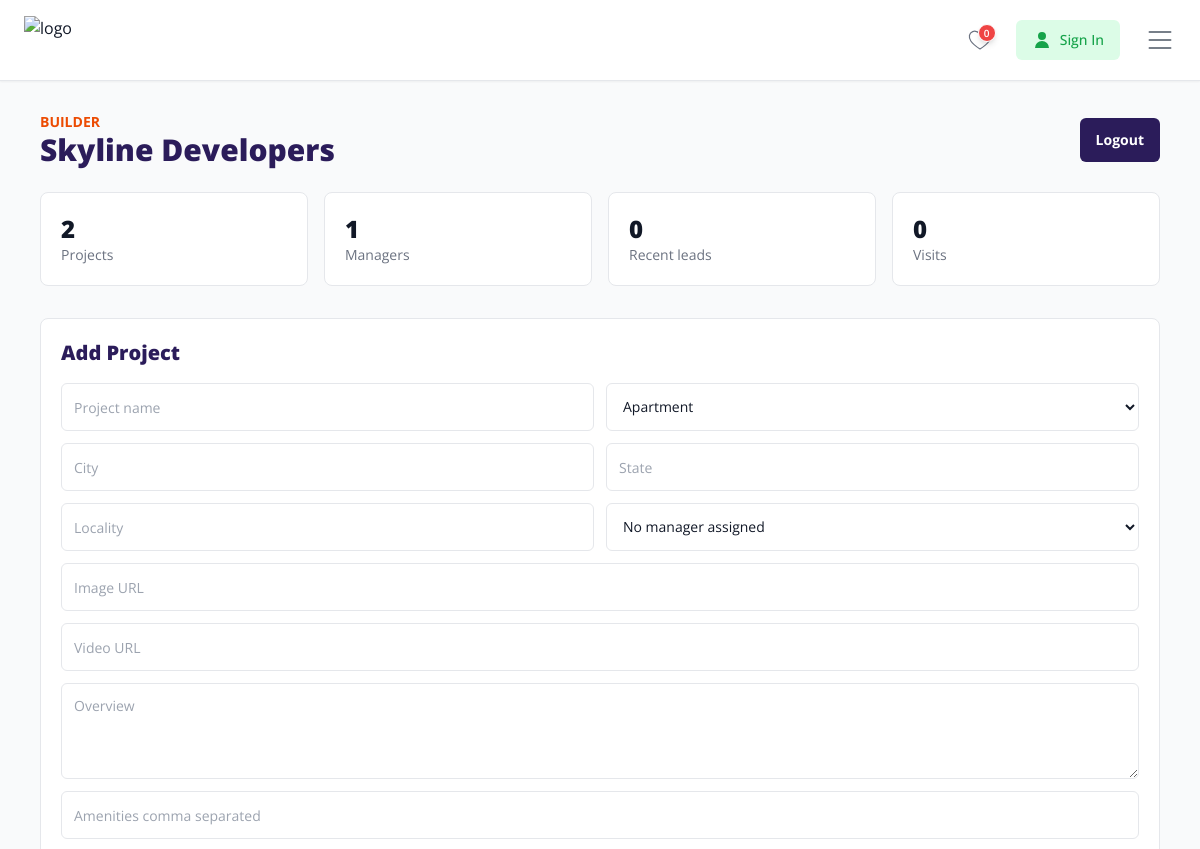
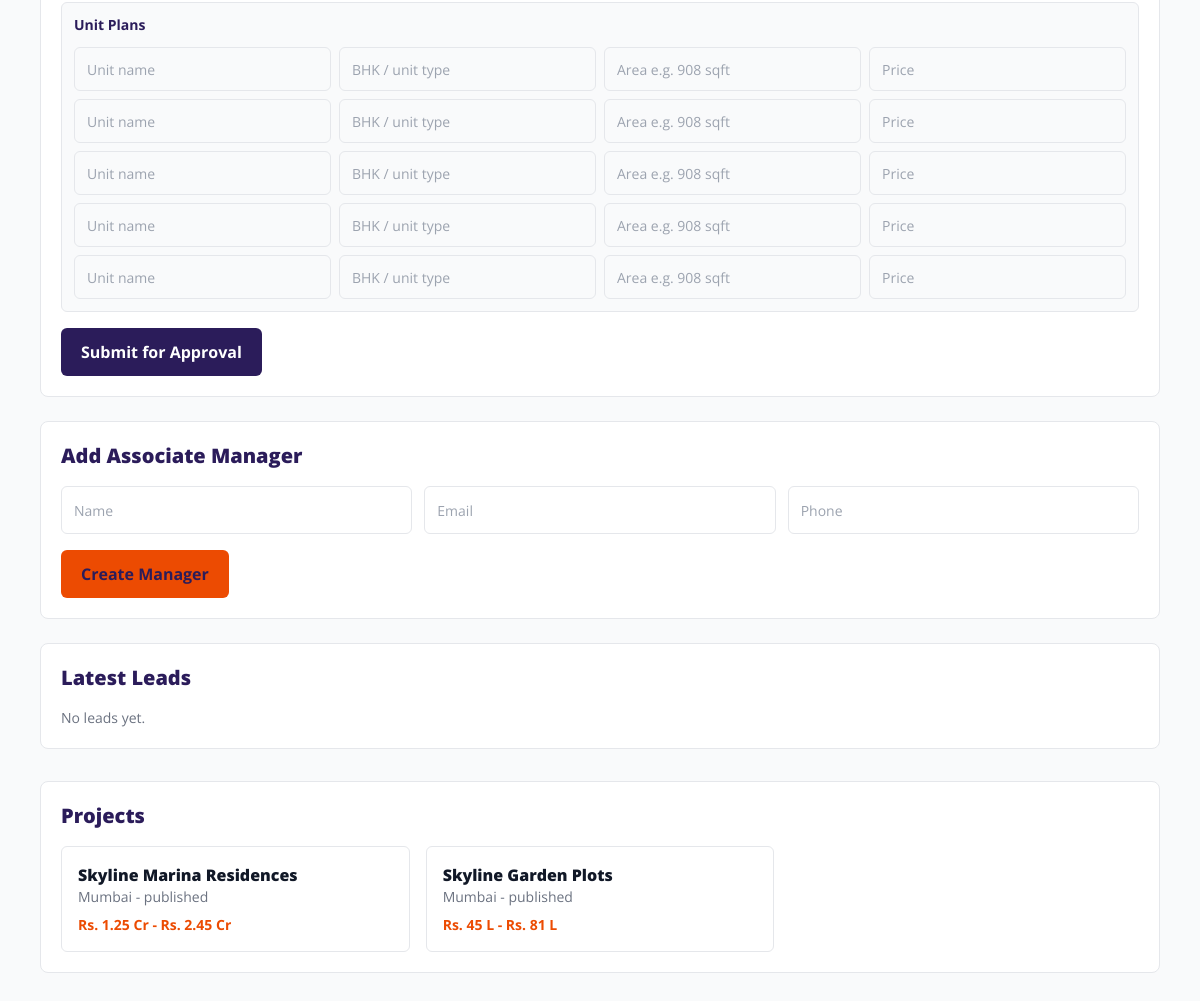
The page /builder/ (signed in) on the database its author committed (2 pictures, top to bottom).
### tables this page shows
CREATE TABLE projects (

    id BIGINT UNSIGNED AUTO_INCREMENT PRIMARY KEY,

    uuid CHAR(36) NOT NULL UNIQUE,

    builder_id BIGINT UNSIGNED NOT NULL,

    assigned_manager_id BIGINT UNSIGNED DEFAULT NULL,

    category_id BIGINT UNSIGNED DEFAULT NULL,

    project_type ENUM(
        'Apartment',
        'Plot',
        'Villa',
        'Commercial'
    ) NOT NULL,

    project_name VARCHAR(255) NOT NULL,

    slug VARCHAR(255) NOT NULL UNIQUE,

    project_code VARCHAR(100) DEFAULT NULL,

    rera_number VARCHAR(100) DEFAULT NULL,

    city VARCHAR(100) NOT NULL,

    state VARCHAR(100) NOT NULL,

    locality VARCHAR(150) DEFAULT NULL,

    address TEXT DEFAULT NULL,

    latitude DECIMAL(10,8) DEFAULT NULL,

    longitude DECIMAL(11,8) DEFAULT NULL,

    overview LONGTEXT DEFAULT NULL,

    location_details LONGTEXT DEFAULT NULL,

    pros LONGTEXT DEFAULT NULL,

    cons LONGTEXT DEFAULT NULL,

    amenities LONGTEXT DEFAULT NULL,

    legal_details LONGTEXT DEFAULT NULL,

    litigation_details LONGTEXT DEFAULT NULL,

    bank_details LONGTEXT DEFAULT NULL,

    payment_scheme LONGTEXT DEFAULT NULL,

    brochure_file VARCHAR(255) DEFAULT NULL,

    thumbnail_image VARCHAR(255) DEFAULT NULL,

    featured_image VARCHAR(255) DEFAULT NULL,

    youtube_video_link TEXT DEFAULT NULL,

    total_towers INT DEFAULT 0,

    total_units INT DEFAULT 0,

    total_floors INT DEFAULT 0,

    total_area VARCHAR(100) DEFAULT NULL,

    possession_date DATE DEFAULT NULL,

    launch_date DATE DEFAULT NULL,

    meta_title VARCHAR(255) DEFAULT NULL,

    meta_keywords TEXT DEFAULT NULL,

    meta_description TEXT DEFAULT NULL,

    total_views BIGINT DEFAULT 0,

    total_wishlist BIGINT DEFAULT 0,

    total_inquiries BIGINT DEFAULT 0,

    is_featured TINYINT(1) DEFAULT 0,

    is_verified TINYINT(1) DEFAULT 0,

    project_status ENUM(
        'Upcoming',
        'Ongoing',
        'Completed'
    ) DEFAULT 'Upcoming',

    status ENUM(
        'draft',
        'pending',
        'published',
        'rejected'
    ) DEFAULT 'draft',

    created_at TIMESTAMP DEFAULT CURRENT_TIMESTAMP,

    updated_at TIMESTAMP DEFAULT CURRENT_TIMESTAMP
    ON UPDATE CURRENT_TIMESTAMP,

    deleted_at TIMESTAMP NULL DEFAULT NULL,

    FOREIGN KEY (builder_id)
    REFERENCES builders(id)
    ON DELETE CASCADE,

    FOREIGN KEY (assigned_manager_id)
    REFERENCES associate_managers(id)
    ON DELETE SET NULL,

    FOREIGN KEY (category_id)
    REFERENCES project_categories(id)
    ON DELETE SET NULL,

    INDEX idx_project_city(city),
    INDEX idx_project_status(status),
    INDEX idx_project_type(project_type),
    FULLTEXT(project_name, overview)

);

### config/database.php (called while the page is built, shortened)
<?php
function e($string)
{
    return htmlspecialchars(
        $string,
        ENT_QUOTES,
        'UTF-8'
    );
}
function formatCurrency($amount)
{
    $amount = (float)$amount;
    if ($amount >= 10000000) {
        return 'Rs. ' . rtrim(rtrim(number_format($amount / 10000000, 2), '0'), '.') . ' Cr';
    }
    if ($amount >= 100000) {
        return 'Rs. ' . rtrim(rtrim(number_format($amount / 100000, 2), '0'), '.') . ' L';
    }
    return 'Rs. ' . number_format($amount, 0);
}

### includes/app_helpers.php (called while the page is built, shortened)
<?php
require_once __DIR__ . '/db_connect.php';
function projectPriceRange($project, $unitPlans = [])
{
    $prices = [];
    if (empty($prices) && !empty($project['id'])) {
        global $pdo;
        $stmt = $pdo->prepare("
            SELECT MIN(price) AS min_price, MAX(price) AS max_price
            FROM project_unit_plans
            WHERE project_id = ? AND price > 0
        ");
        $stmt->execute([(int)$project['id']]);
        $row = $stmt->fetch();
        if ($row && (float)$row['min_price'] > 0) {
            $min = (float)$row['min_price'];
            $max = (float)$row['max_price'];
            if ($max > $min) {
                return formatCurrency($min) . ' - ' . formatCurrency($max);
            }
            return formatCurrency($min);
        }
        return 'Price on request';
    }
    return 'Price on request';
}
function tableCount($table, $where = '1=1', $params = [])
{
    global $pdo;
    $stmt = $pdo->prepare("SELECT COUNT(*) AS total FROM {$table} WHERE {$where}");
    $stmt->execute($params);
    $row = $stmt->fetch();
    return (int)($row['total'] ?? 0);
}

### builder/index.php (the view, shortened to what this page needs)
<?php
require_once __DIR__ . '/../includes/app_helpers.php';
$builderId = (int)$_SESSION['builder_id'];
$managers = $pdo->prepare('SELECT * FROM associate_managers WHERE builder_id = ? ORDER BY created_at DESC');
$managers->execute([$builderId]);
$managers = $managers->fetchAll();
$projects = $pdo->prepare('SELECT * FROM projects WHERE builder_id = ? AND deleted_at IS NULL ORDER BY created_at DESC');
$projects->execute([$builderId]);
$projects = $projects->fetchAll();
$leads = $pdo->prepare("
    SELECT i.*, p.project_name
    FROM inquiries i
    INNER JOIN projects p ON p.id = i.project_id
    WHERE i.builder_id = ?
    ORDER BY i.created_at DESC
    LIMIT 10
");
$leads->execute([$builderId]);
$leads = $leads->fetchAll();
require_once __DIR__ . '/../includes/header.php';
?>
<section class="mt-20 bg-gray-50 min-h-screen py-8">
    <div class="max-w-[1400px] mx-auto px-4 sm:px-6 lg:px-10">
        <div class="flex items-center justify-between gap-4">
            <div>
                <p class="text-sm font-bold uppercase text-accent">Builder</p>
                <h1 class="text-3xl font-black text-primary"><?php echo e($_SESSION['builder_company_name']); ?></h1>
            </div>
            <a href="<?php echo BUILDER_URL; ?>logout" class="rounded-md bg-primary px-4 py-3 text-sm font-bold text-white">Logout</a>
        </div>
        <div class="mt-6 grid grid-cols-2 md:grid-cols-4 gap-4">
            <div class="rounded-lg border bg-white p-5"><p class="text-2xl font-black"><?php echo count($projects); ?></p><p class="text-sm text-gray-500">Projects</p></div>
            <div class="rounded-lg border bg-white p-5"><p class="text-2xl font-black"><?php echo count($managers); ?></p><p class="text-sm text-gray-500">Managers</p></div>
            <div class="rounded-lg border bg-white p-5"><p class="text-2xl font-black"><?php echo count($leads); ?></p><p class="text-sm text-gray-500">Recent leads</p></div>
            <div class="rounded-lg border bg-white p-5"><p class="text-2xl font-black"><?php echo tableCount('site_visit_bookings', 'builder_id = ?', [$builderId]); ?></p><p class="text-sm text-gray-500">Visits</p></div>
        </div>
        <div class="mt-8 grid grid-cols-1 xl:grid-cols-2 gap-6">
            <form method="post" class="rounded-lg border bg-white p-5">
                <h2 class="text-xl font-black text-primary">Add Project</h2>
                <div class="mt-4 grid grid-cols-1 md:grid-cols-2 gap-3">
                    <input name="project_name" required placeholder="Project name" class="h-12 rounded-md border px-3 text-sm">
                    <select name="project_type" class="h-12 rounded-md border px-3 text-sm">
                        <?php foreach (['Apartment', 'Plot', 'Villa', 'Commercial'] as $type): ?><option><?php echo e($type); ?></option><?php endforeach; ?>
                    </select>
                    <input name="city" required placeholder="City" class="h-12 rounded-md border px-3 text-sm">
                    <input name="state" required placeholder="State" class="h-12 rounded-md border px-3 text-sm">
                    <input name="locality" placeholder="Locality" class="h-12 rounded-md border px-3 text-sm">
                    <select name="assigned_manager_id" class="h-12 rounded-md border px-3 text-sm">
                        <option value="">No manager assigned</option>
                    </select>
                    <input name="image" placeholder="Image URL" class="h-12 rounded-md border px-3 text-sm md:col-span-2">
                    <input name="video_url" placeholder="Video URL" class="h-12 rounded-md border px-3 text-sm md:col-span-2">
                    <textarea name="overview" placeholder="Overview" class="min-h-24 rounded-md border px-3 py-3 text-sm md:col-span-2"></textarea>
                    <input name="amenities" placeholder="Amenities comma separated" class="h-12 rounded-md border px-3 text-sm md:col-span-2">
                    <div class="md:col-span-2 rounded-md border border-gray-200 bg-gray-50 p-3">
                        <p class="text-sm font-bold text-primary">Unit Plans</p>
                        <div class="mt-3 space-y-2">
                            <?php for ($i = 0; $i < 5; $i++): ?>
                                <div class="grid grid-cols-1 md:grid-cols-4 gap-2">
                                    <input name="unit_name[]" placeholder="Unit name" class="h-11 rounded-md border px-3 text-sm">
                                    <input name="bhk_type[]" placeholder="BHK / unit type" class="h-11 rounded-md border px-3 text-sm">
                                    <input name="area[]" placeholder="Area e.g. 908 sqft" class="h-11 rounded-md border px-3 text-sm">
                                    <input name="price[]" type="number" placeholder="Price" class="h-11 rounded-md border px-3 text-sm">
                                </div>
                            <?php endfor; ?>
                        </div>
                    </div>
                </div>
                <button class="mt-4 h-12 rounded-md bg-primary px-5 font-bold text-white">Submit for Approval</button>
            </form>
            <div class="space-y-6">
                <form method="post" class="rounded-lg border bg-white p-5">
                    <h2 class="text-xl font-black text-primary">Add Associate Manager</h2>
                    <div class="mt-4 grid grid-cols-1 md:grid-cols-3 gap-3">
                        <input name="full_name" required placeholder="Name" class="h-12 rounded-md border px-3 text-sm">
                        <input name="email" required type="email" placeholder="Email" class="h-12 rounded-md border px-3 text-sm">
                        <input name="phone" required placeholder="Phone" class="h-12 rounded-md border px-3 text-sm">
                    </div>
                    <button class="mt-4 h-12 rounded-md bg-accent px-5 font-bold text-primary">Create Manager</button>
                </form>
                <div class="rounded-lg border bg-white p-5">
                    <h2 class="text-xl font-black text-primary">Latest Leads</h2>
                    <div class="mt-4 space-y-3">
                        <?php if (empty($leads)): ?><p class="text-sm text-gray-500">No leads yet.</p><?php endif; ?>
                    </div>
                </div>
            </div>
        </div>
        <div class="mt-8 rounded-lg border bg-white p-5">
            <h2 class="text-xl font-black text-primary">Projects</h2>
            <div class="mt-4 grid grid-cols-1 md:grid-cols-3 gap-4">
                <?php foreach ($projects as $project): ?>
                    <div class="rounded-md border p-4">
                        <p class="font-black"><?php echo e($project['project_name']); ?></p>
                        <p class="text-sm text-gray-500"><?php echo e($project['city']); ?> - <?php echo e($project['status']); ?></p>
                        <p class="mt-2 text-sm font-bold text-accent"><?php echo e(projectPriceRange($project)); ?></p>
                    </div>
                <?php endforeach; ?>
            </div>
        </div>
    </div>
</section>
<?php require_once __DIR__ . '/../includes/footer.php'; ?>

### assets/css/style.css (style rules this page uses)
* { scroll-behavior: smooth; }

### rows shown on the page
projects: project_name "Skyline Marina Residences", city "Mumbai", status "published", project "Rs. 1.25 Cr - Rs. 2.45 Cr"
projects: project_name "Skyline Garden Plots", city "Mumbai", status "published", project "Rs. 45 L - Rs. 81 L"

### other values the page prints
getWishlistCount() "0"
$_SESSION['builder_company_name'] "Skyline Developers"
count($projects) "2"
count($managers) "1"
count($leads) "0"
tableCount('site_visit_bookings', 'builder_id = ?', [$builderId]) "0"
form field project_type "Apartment"
